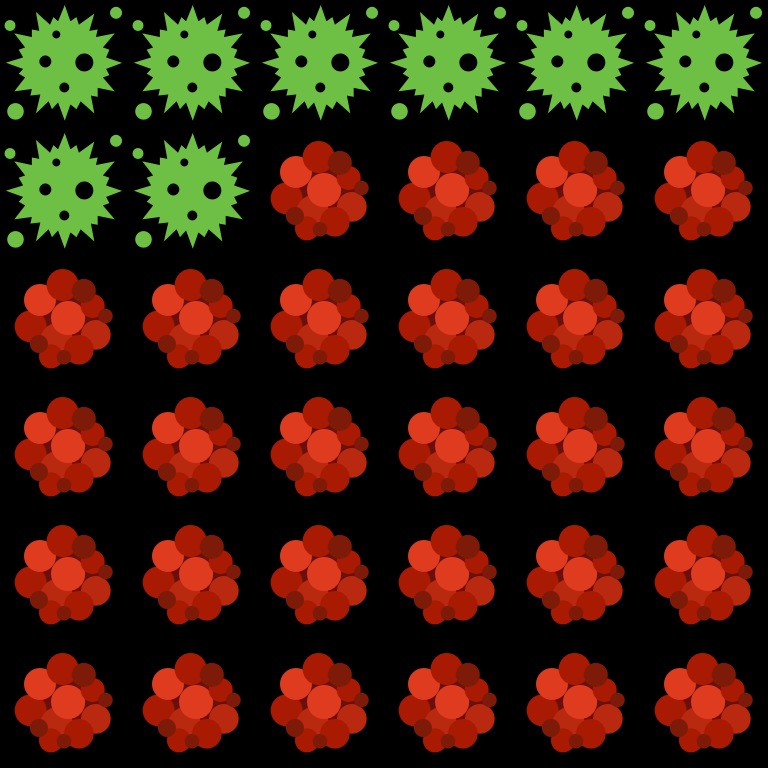

Tiled map render using the project's own tile images. Description and the whole map definition, tile-layer contents included, below:
An orthogonal 6x6 tile map with 128x128 px tiles, 1 tile layer (Tile Layer 1).

<map version="1.0" tiledversion="1.0.3" orientation="orthogonal" renderorder="right-down" width="6" height="6" tilewidth="128" tileheight="128" nextobjectid="1">
 <tileset firstgid="1" name="Tiles" tilewidth="128" tileheight="128" tilecount="14" columns="7">
  <image source="../images/Tiles.png" width="896" height="256" />
 </tileset>
 <layer name="Tile Layer 1" width="6" height="6">
  <data encoding="csv">
11,11,11,11,11,11,
11,11,13,13,13,13,
13,13,13,13,13,13,
13,13,13,13,13,13,
13,13,13,13,13,13,
13,13,13,13,13,13
</data>
 </layer>
</map>
